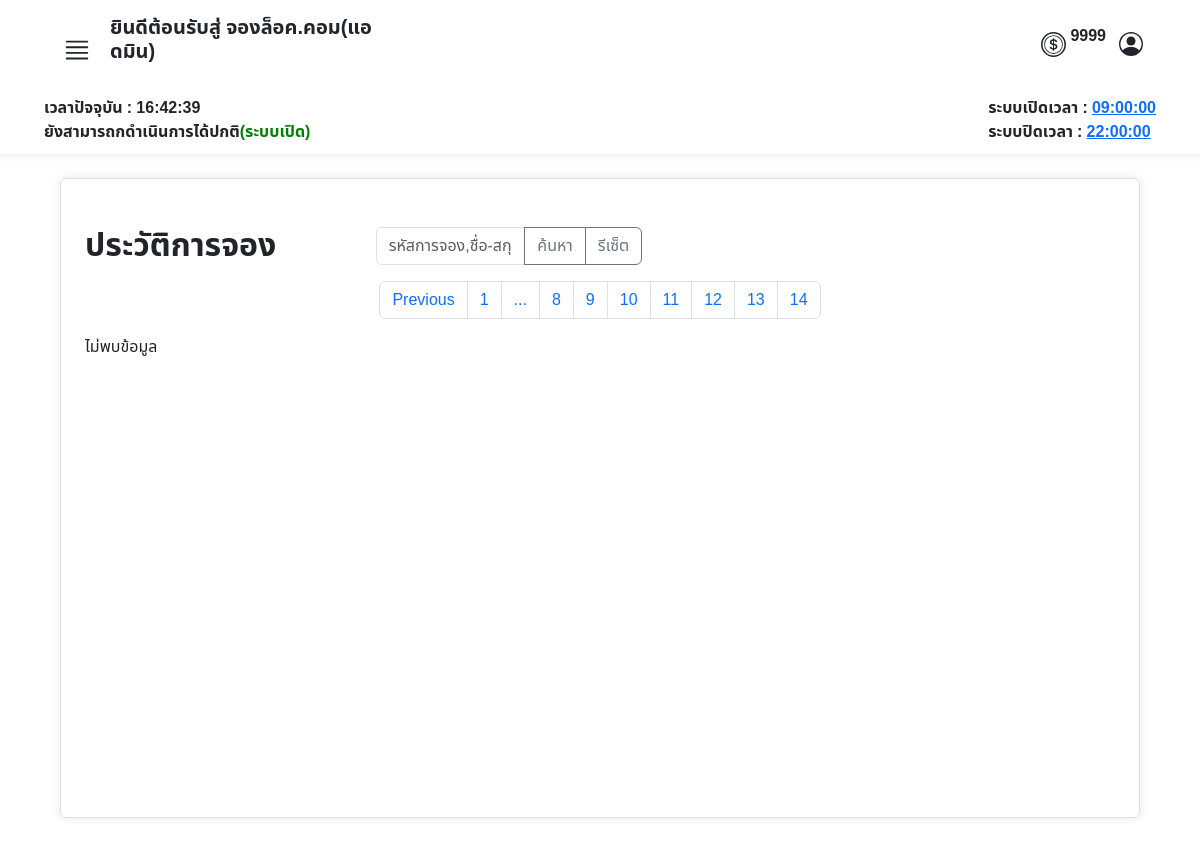
The page /admin/booking_history.php?page=15 (signed in) on the database as committed earlier.
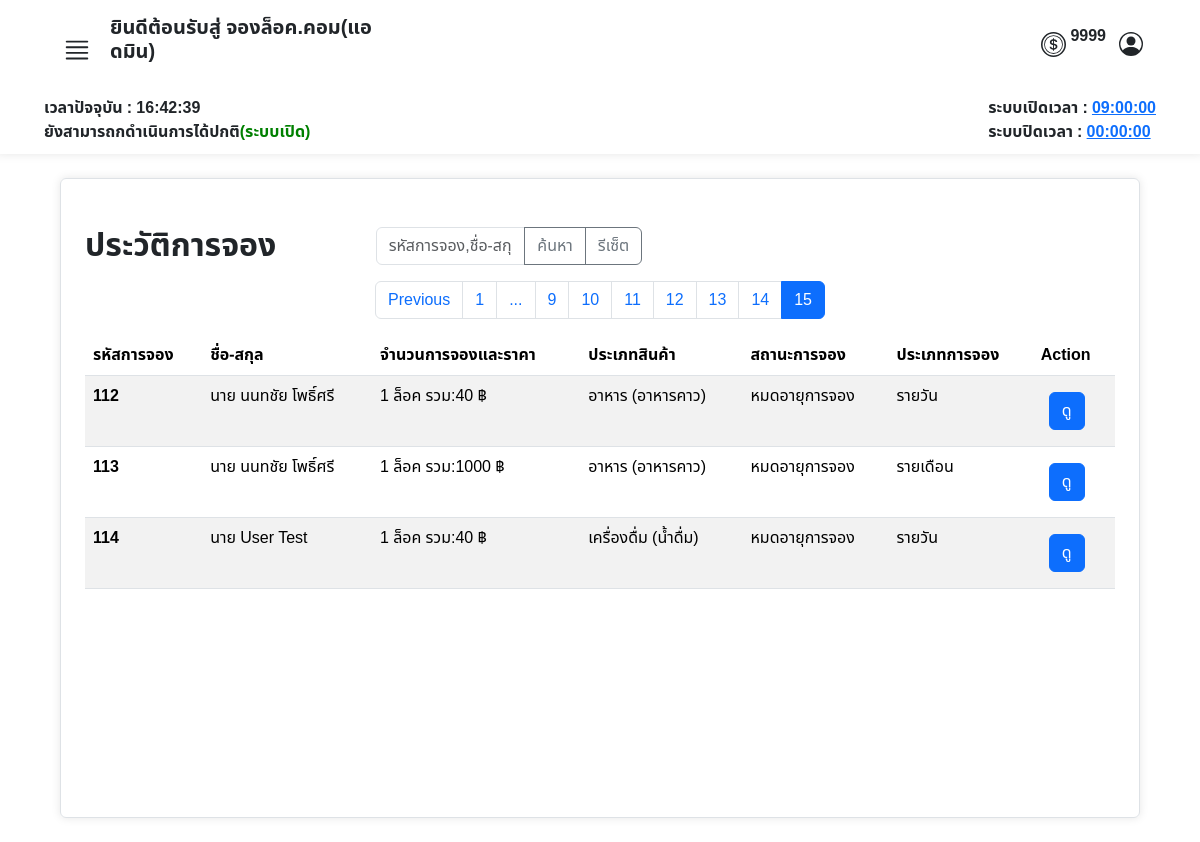
The same page on the database as committed later.
### tables this page shows
CREATE TABLE `operating_hours` (
  `id` int(11) NOT NULL,
  `opening_time` time NOT NULL,
  `closing_time` time NOT NULL
);

CREATE TABLE `booked` (
  `id_booked` int(10) UNSIGNED ZEROFILL NOT NULL COMMENT 'รหัสการจองแบบเรียบร้อยแล้ว',
  `booking_id` int(10) UNSIGNED DEFAULT NULL COMMENT 'รหัสการจอง',
  `member_id` int(6) UNSIGNED DEFAULT NULL COMMENT 'รหัสลูกค้า',
  `booking_amount` varchar(45) NOT NULL,
  `total_price` varchar(45) NOT NULL,
  `product_type` int(11) NOT NULL,
  `sub_product_type` int(11) NOT NULL,
  `booking_status` int(3) UNSIGNED NOT NULL COMMENT 'สถานะการจอง',
  `booking_type` varchar(20) NOT NULL,
  `zone_id` int(3) UNSIGNED NOT NULL COMMENT 'รหัสประเภทโซน',
  `slip_img` varchar(45) DEFAULT NULL COMMENT 'log',
  `booking_date` datetime DEFAULT NULL COMMENT 'วันเวลาที่จอง',
  `booked_lock_number` text DEFAULT NULL COMMENT 'เลขล็อคที่จะได้',
  `expiration_date` datetime DEFAULT NULL
);

CREATE TABLE `category` (
  `id_category` int(11) NOT NULL,
  `cat_name` varchar(45) NOT NULL
);

CREATE TABLE `sub_category` (
  `idsub_category` int(11) NOT NULL,
  `id_category` int(11) DEFAULT NULL,
  `sub_cat_name` varchar(45) NOT NULL
);

CREATE TABLE `booking_status` (
  `id` int(3) UNSIGNED NOT NULL COMMENT 'รหัสสถานะการจอง',
  `status` varchar(50) NOT NULL COMMENT 'สถานะ'
);

### admin/booking_history.php (the view, shortened to what the changed rows need)
<?php
require("../condb.php");
$results_per_page = 7;
$page = isset($_GET['page']) ? (int)$_GET['page'] : 1;
$start_from = ($page - 1) * $results_per_page;
?>
<!DOCTYPE html>
<html lang="th">
<head>
    <link href="https://cdn.jsdelivr.net/npm/bootstrap@5.3.3/dist/css/bootstrap.min.css" rel="stylesheet">
    <link rel="stylesheet" href="../asset/css/font.css">
</head>
<body>
    <?php include('./admin_nav.php'); ?>
    <div class="container my-4 px-2 border bgcolor py-4 rounded overflow-auto" style="width: 90%; height: 40rem;">
        <div class="tab-content" id="myTabContent">
            <div class="tab-pane fade show active mt-2 mx-2 p-2" id="category">
                <div class="mt-2">
                    <div class="d-flex">
                        <div class="row">
                            <div class="w-50">
                                <h2><strong>ประวัติการจอง</strong></h2>
                            </div>
                        </div>
                    </div>
                    <?php
                    $sql_total = "SELECT COUNT(*) FROM market_booking.booked";
                    $result_total = $conn->query($sql_total);
                    $row_total = $result_total->fetch_row();
                    $total_records = $row_total[0];
                    $total_pages = ceil($total_records / $results_per_page);
                    $current_page = isset($_GET['page']) ? $_GET['page'] : 1;
                    $adjacents = 1;
                    echo "<nav>";
                    echo "<ul class='pagination justify-content-center'>";
                    if ($total_pages <= (1 + ($adjacents * 2))) {
                        for ($i = 1; $i <= $total_pages; $i++) {
                            if ($i == $current_page) {
                                echo "<li class='page-item active'><a class='page-link' href='#'>" . $i . "</a></li>";
                            } else {
                                echo "<li class='page-item'><a class='page-link' href='?page=" . $i . "'>" . $i . "</a></li>";
                            }
                        }
                    } else {
                        if ($current_page <= ($adjacents * 2)) {
                            for ($i = 1; $i <= (4 + ($adjacents * 2)); $i++) {
                                if ($i == $current_page) {
                                    echo "<li class='page-item active'><a class='page-link' href='#'>" . $i . "</a></li>";
                                } else {
                                    echo "<li class='page-item'><a class='page-link' href='?page=" . $i . "'>" . $i . "</a></li>";
                                }
                            }
                            echo "<li class='page-item'><a class='page-link' href='#'>...</a></li>";
                            echo "<li class='page-item'><a class='page-link' href='?page=" . $total_pages . "'>" . $total_pages . "</a></li>";
                        } elseif ($current_page > ($total_pages - ($adjacents * 2))) {
                            for ($i = ($total_pages - (4 + ($adjacents * 2))); $i <= $total_pages; $i++) {
                                if ($i == $current_page) {
                                    echo "<li class='page-item active'><a class='page-link' href='#'>" . $i . "</a></li>";
                                } else {
                                    echo "<li class='page-item'><a class='page-link' href='?page=" . $i . "'>" . $i . "</a></li>";
                                }
                            }
                        }
                    }
                    echo "</ul>";
                    echo "</nav>";
                    $sql = "SELECT
                            B.booking_id,
                            CONCAT(U.prefix, ' ', U.firstname, ' ', U.lastname) AS fullname,
                            B.booking_amount,
                            B.total_price,
                            C.cat_name,
                            SC.sub_cat_name,
                            BS.status,
                            B.booking_type,
                            B.slip_img,
                            B.booked_lock_number,
                            B.booking_date
                        FROM booked AS B
                        LEFT JOIN booking_status AS BS ON B.booking_status = BS.id
                        LEFT JOIN tbl_user AS U ON B.member_id = U.user_id
                        LEFT JOIN category AS C ON B.product_type = C.id_category
                        LEFT JOIN sub_category AS SC ON B.sub_product_type = SC.idsub_category
                        ";
                    $sql .= " LIMIT $start_from, $results_per_page";
                    $result = $conn->query($sql);
                    if ($result === false) {
                        echo "ข้อผิดพลาด SQL: " . $conn->error;
                    } elseif ($result->num_rows > 0) {
                        echo "<table class='table table-striped'>";
                        echo "<thead>
            <tr>
                <th>รหัสการจอง</th>
                <th>ชื่อ-สกุล</th>
                <th>จำนวนการจองและราคา</th>
                <th>ประเภทสินค้า</th>
                <th>สถานะการจอง</th>
                <th>ประเภทการจอง</th>
                <th>Action</th>
            </tr>
        </thead>";
                        echo "<tbody>";
                        while ($row = $result->fetch_assoc()) {
                            echo "<tr>";
                            echo "<td><strong>" . (is_null($row["booking_id"]) ? "<span class='text-danger'>ข้อมูลถูกลบไปแล้ว</span>" : $row["booking_id"]) . "</strong></td>";
                            echo "<td>" . (is_null($row["fullname"]) ? "<span class='text-danger'>ข้อมูลถูกลบไปแล้ว</span>" : $row["fullname"]) . "</td>";
                            echo "<td>" . (is_null($row["booking_amount"]) || is_null($row["total_price"]) ? "<span class='text-danger'>ข้อมูลถูกลบไปแล้ว</span>" : $row["booking_amount"] . " ล็อค รวม:" . $row["total_price"] . " ฿") . "</td>";
                            echo "<td>" . (is_null($row["cat_name"]) || is_null($row["sub_cat_name"]) ? "<span class='text-danger'>ข้อมูลถูกลบไปแล้ว</span>" : $row["cat_name"] . " (" . $row["sub_cat_name"] . ")") . "</td>";
                            echo "<td>" . (is_null($row["status"]) ? "<span class='text-danger'>ข้อมูลถูกลบไปแล้ว</span>" : $row["status"]) . "</td>";
                            if ($row["booking_type"] === 'PerDay') {
                                $booking_type_display = 'รายวัน';
                            } elseif ($row["booking_type"] === 'PerMonth') {
                                $booking_type_display = 'รายเดือน';
                            } else {
                                $booking_type_display = 'ไม่ทราบประเภทการจอง';
                            }
                            echo "<td>" . $booking_type_display . "</td>";
                            echo "<td>
                    <button
                        class='btn btn-primary m-2' type='button'
                        data-bs-toggle='modal'
                        data-bs-target='#viewBookingModal'
                        data-id='" . (is_null($row["booking_id"]) ? '' : $row["booking_id"]) . "'>
                        ดู
                    </button>
                </td>";
                            echo "</tr>";
                        }
                        echo "</tbody></table>";
                    } else {
                        echo "ไม่พบข้อมูล";
                    }
                    ?>
                </div>
            </div>
        </div>
    </div>
</body>
</html>

### admin/admin_nav.php (shortened to what the changed rows need)
<nav class="row g-2 bgcolor">
    <?php
    require("../condb.php");
    $sql_time = "SELECT opening_time, closing_time FROM operating_hours LIMIT 1";
    $result = $conn->query($sql_time);
    $row_time = $result->fetch_assoc();
    $openingTime = $row_time['opening_time'];
    $closingTime = $row_time['closing_time'];
    ?>
    <div class="col-12 d-flex justify-content-between px-5">
        <strong>
            <div id="opening_time">ระบบเปิดเวลา : <a href="#" data-bs-toggle="modal" data-bs-target="#editTimeModal"><?php echo $openingTime; ?></a></div>
            <div id="closing_time">ระบบปิดเวลา : <a href="#" data-bs-toggle="modal" data-bs-target="#editTimeModal"><?php echo $closingTime; ?></a></div>
        </strong>
    </div>
</nav>

Rows that differ between the two databases and show on the page:
changed operating_hours: closing_time "22:00:00" → "00:00:00"
added booked: booking "112", fullname "นาย นนทชัย โพธิ์ศรี", booking_amount "1", total_price "40", product_type.cat_name "อาหาร", sub_category.sub_cat_name "อาหารคาว", booking_status.status "หมดอายุการจอง", booking_type "รายวัน"
added booked: booking "113", fullname "นาย นนทชัย โพธิ์ศรี", booking_amount "1", total_price "1000", product_type.cat_name "อาหาร", sub_category.sub_cat_name "อาหารคาว", booking_status.status "หมดอายุการจอง", booking_type "รายเดือน"
added booked: booking "114", fullname "นาย User Test", booking_amount "1", total_price "40", product_type.cat_name "เครื่องดื่ม", sub_category.sub_cat_name "น้ำดื่ม", booking_status.status "หมดอายุการจอง", booking_type "รายวัน"
Other text that changed with them:
list line gone: "14"
new list line: "15"
text no longer shown: "ไม่พบข้อมูล"
text now shown: "รหัสการจอง ชื่อ-สกุล จำนวนการจองและราคา ประเภทสินค้า สถานะการจอง ประเภทการจอง Action"
